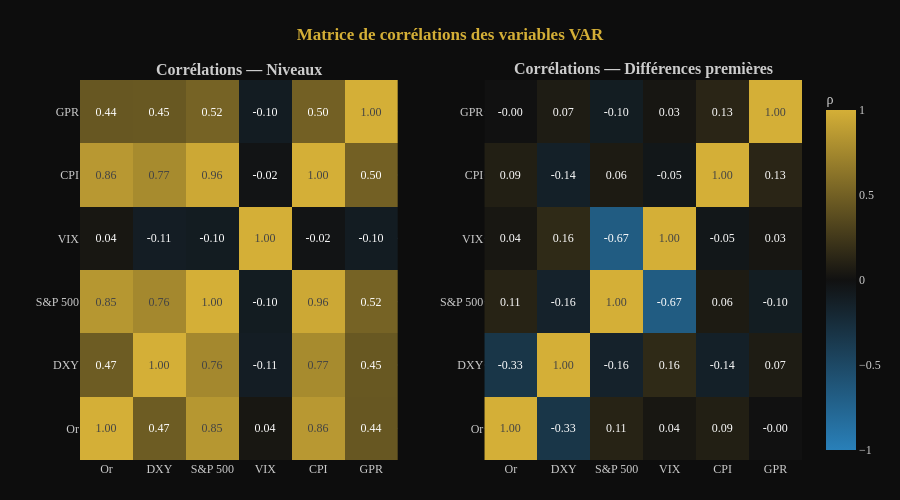

Source (notebook cell):
### Markdown cell above
Les six variables sont normalisées en base 100 à janvier 2005 afin de rendre leurs dynamiques comparables. On observe que l'or et le S&P 500 affichent les progressions les plus marquées sur la période tandis que le VIX et le GPR se distinguent par leurs pics ponctuels coïncidant avec les grands chocs — crise de 2008, COVID-19 et invasion de l'Ukraine. Le CPI amorce une accélération visible à partir de 2021, et le DXY reste le plus stable des six. Ces co-mouvements constituent une première motivation visuelle pour l'approche VAR.

### Code cell
# 3.2 — Heatmap des corrélations (niveaux + différences premières)
plot_correlation_heatmap(df)

### Figure 1 — Plotly figure (JSON) as saved in the notebook; plotly's stock layout.template omitted (floating-point values rounded to 4 significant figures)
{"data": [{"colorbar": {"tickfont": {"color": "#CCCCCC"}, "title": {"font": {"color": "#CCCCCC"}, "text": "ρ"}}, "colorscale": [[0, "#2980B9"], [0.5, "#111111"], [1, "#D4AF37"]], "hovertemplate": "%{y} / %{x}<br>ρ = %{z:.3f}<extra></extra>", "showscale": false, "text": [["1.00", "0.47", "0.85", "0.04", "0.86", "0.44"], ["0.47", "1.00", "0.76", "-0.11", "0.77", "0.45"], ["0.85", "0.76", "1.00", "-0.10", "0.96", "0.52"], ["0.04", "-0.11", "-0.10", "1.00", "-0.02", "-0.10"], ["0.86", "0.77", "0.96", "-0.02", "1.00", "0.50"], ["0.44", "0.45", "0.52", "-0.10", "0.50", "1.00"]], "texttemplate": "%{text}", "type": "heatmap", "x": ["Or", "DXY", "S&P 500", "VIX", "CPI", "GPR"], "xaxis": "x", "y": ["Or", "DXY", "S&P 500", "VIX", "CPI", "GPR"], "yaxis": "y", "z": [[1.0, 0.4717, 0.848, 0.03625, 0.8557, 0.4404], [0.4717, 1.0, 0.7556, -0.1103, 0.7693, 0.4475], [0.848, 0.7556, 1.0, -0.09743, 0.9577, 0.517], [0.03625, -0.1103, -0.09743, 1.0, -0.02487, -0.1029], [0.8557, 0.7693, 0.9577, -0.02487, 1.0, 0.503], [0.4404, 0.4475, 0.517, -0.1029, 0.503, 1.0]], "zmax": 1, "zmid": 0, "zmin": -1}, {"colorbar": {"tickfont": {"color": "#CCCCCC"}, "title": {"font": {"color": "#CCCCCC"}, "text": "ρ"}}, "colorscale": [[0, "#2980B9"], [0.5, "#111111"], [1, "#D4AF37"]], "hovertemplate": "%{y} / %{x}<br>ρ = %{z:.3f}<extra></extra>", "showscale": true, "text": [["1.00", "-0.33", "0.11", "0.04", "0.09", "-0.00"], ["-0.33", "1.00", "-0.16", "0.16", "-0.14", "0.07"], ["0.11", "-0.16", "1.00", "-0.67", "0.06", "-0.10"], ["0.04", "0.16", "-0.67", "1.00", "-0.05", "0.03"], ["0.09", "-0.14", "0.06", "-0.05", "1.00", "0.13"], ["-0.00", "0.07", "-0.10", "0.03", "0.13", "1.00"]], "texttemplate": "%{text}", "type": "heatmap", "x": ["Or", "DXY", "S&P 500", "VIX", "CPI", "GPR"], "xaxis": "x2", "y": ["Or", "DXY", "S&P 500", "VIX", "CPI", "GPR"], "yaxis": "y2", "z": [[1.0, -0.3298, 0.1142, 0.03698, 0.08789, -0.0008678], [-0.3298, 1.0, -0.1572, 0.1552, -0.1386, 0.06745], [0.1142, -0.1572, 1.0, -0.6715, 0.06331, -0.104], [0.03698, 0.1552, -0.6715, 1.0, -0.04974, 0.03074], [0.08789, -0.1386, 0.06331, -0.04974, 1.0, 0.1265], [-0.0008678, 0.06745, -0.104, 0.03074, 0.1265, 1.0]], "zmax": 1, "zmid": 0, "zmin": -1}], "layout": {"annotations": [{"font": {"size": 16}, "showarrow": false, "text": "<b>Corrélations — Niveaux</b>", "x": 0.22, "xanchor": "center", "xref": "paper", "y": 1, "yanchor": "bottom", "yref": "paper"}, {"font": {"size": 16}, "showarrow": false, "text": "<b>Corrélations — Différences premières</b>", "x": 0.78, "xanchor": "center", "xref": "paper", "y": 1, "yanchor": "bottom", "yref": "paper"}], "font": {"color": "#CCCCCC", "family": "Georgia"}, "height": 500, "margin": {"b": 40, "t": 80}, "paper_bgcolor": "#0D0D0D", "plot_bgcolor": "#0D0D0D", "title": {"font": {"color": "#D4AF37", "size": 17}, "text": "<b>Matrice de corrélations des variables VAR</b>", "x": 0.5}, "xaxis": {"anchor": "y", "domain": [0, 0.44]}, "xaxis2": {"anchor": "y2", "domain": [0.56, 1]}, "yaxis": {"anchor": "x", "domain": [0, 1]}, "yaxis2": {"anchor": "x2", "domain": [0, 1]}}}
